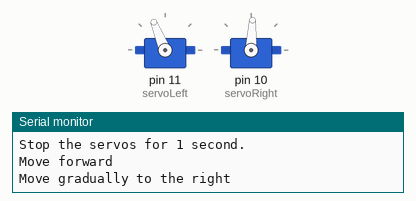
A sketch run on a simulated Arduino Uno, built with avr-gcc and run on an emulated ATmega328P. On the bench: 2 × servo, the last lines printed to the serial monitor.

Above: at 1.9 s.
At 6.9 s:
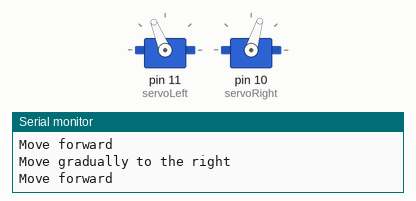
At 15.8 s:
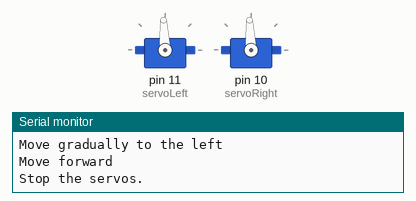
Timing chart, 0 to 17.3 s (numbered marks = the images above):
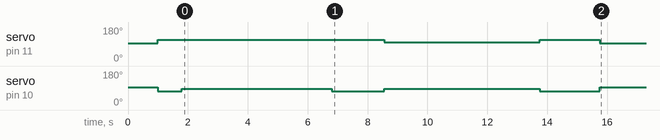

Measured:
- by itself, servo on pin 11 (servoLeft): 93° → 112° at 1.0 s, → 98° 7.6 s later, → 112° 5.2 s later, → 93° 2.0 s later
- by itself, servo on pin 10 (servoRight): 93° → 73° at 1.0 s, → 87° 0.80 s later, → 73° 5.0 s later, → 85° 1.8 s later, … (6 changes in this stretch)

The sketch:

Ch3Golf_Hole5_Two_Gradual_Turns.ino
```cpp
  #include <Servo.h>

Servo servoLeft;
Servo servoRight;

void setup() {
  // put your setup code here, to run once:
  Serial.begin(9600);

  servoLeft.attach(11);
  servoRight.attach(10);

  Serial.println("Stop the servos for 1 second.");
  servoLeft.writeMicroseconds(1500);
  servoRight.writeMicroseconds(1500);
  delay(1000);

//////////////////////////////////////////////////////////
  Serial.println("Move forward");
  servoLeft.writeMicroseconds(1700);    //counter-clockwise
  servoRight.writeMicroseconds(1300);   //clockwise
  delay(800);

//////////////////////////////////////////////////////////
  Serial.println("Move gradually to the right");
  moveGradualRight();

//////////////////////////////////////////////////////////
  Serial.println("Move forward");
  servoLeft.writeMicroseconds(1700);    //counter-clockwise
  servoRight.writeMicroseconds(1300);   //clockwise
  delay(1750);

//////////////////////////////////////////////////////////
  Serial.println("Move gradually to the left");
  moveGradualLeft();


//////////////////////////////////////////////////////////
  Serial.println("Move forward");
  servoLeft.writeMicroseconds(1700);    //counter-clockwise
  servoRight.writeMicroseconds(1300);   //clockwise
  delay(2000);


/////////////////////////////////////////////////////////
  Serial.println("Stop the servos.");
  stopServos();

}

void loop() {
  // put your main code here, to run repeatedly:

}
///////////////////////////////////////////////////////////////////////////////
//////////////////////////////////////////////////////////////////////////////

void turnRight90()
{
  servoLeft.writeMicroseconds(1600);    //counter-clockwise
  servoRight.writeMicroseconds(1600);   //counter-clockwise
  delay(600);
}

void turnLeft90()
{
  servoLeft.writeMicroseconds(1400);    //counter-clockwise
  servoRight.writeMicroseconds(1400);   //counter-clockwise
  delay(600);
}

void moveForward1ft()
{
  servoLeft.writeMicroseconds(1700);    //counter-clockwise
  servoRight.writeMicroseconds(1300);   //clockwise
  delay(2167);
}

void stopServos()
{
  servoLeft.writeMicroseconds(1500);
  servoRight.writeMicroseconds(1500);
}

void moveGradualRight()
{
  servoLeft.writeMicroseconds(1700);
  servoRight.writeMicroseconds(1442);
  delay(5000);
}


void moveGradualLeft()
{
  servoLeft.writeMicroseconds(1550);
  servoRight.writeMicroseconds(1422);
  delay(5200);
}
```
